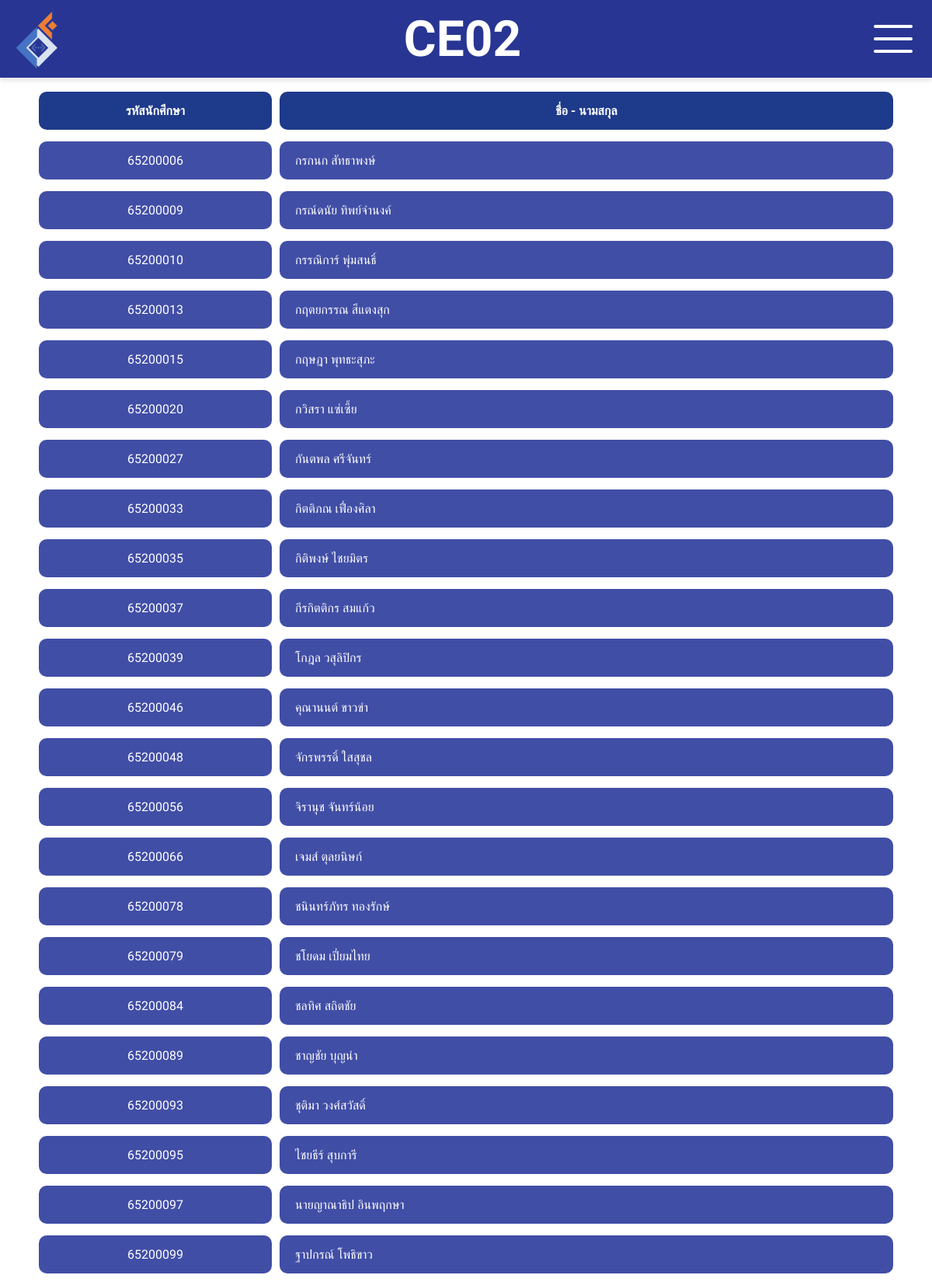
The app's page /students/ce03/ (upper part) with its own data.
### app_students/models.py (models this page shows, shortened)
class GoogleSheetData(models.Model):
    D = models.IntegerField()
    email = models.EmailField()
    years = models.IntegerField(null=True, blank=True)
    student_id = models.CharField(max_length=255)
    title = models.CharField(max_length=255)
    name = models.CharField(max_length=255)
    nickname = models.CharField(max_length=255)
    gender = models.CharField(max_length=255)
    phone = models.CharField(max_length=255)

### app_students/views.py (the view)
# urls.py: path('ce03/', views.ce03s, name='ce03s'),
def ce03s(request):
    ce03s = GoogleSheetData.objects.all()
    return render(request, 'app_students/ce03s.html',{'ce03s':ce03s})

### app_students/templates/app_students/ce03s.html (shortened to what this page needs)
{% load static %}
{% block content %}
<div style="height: 30px; width: 100%"></div>
<nav class="navbar">
  <div class="logo">
    <a href="{% url 'home' %}">
      <img src="{% static 'img/picture/Logo_ce.png' %}" alt="CE Logo" />
    </a>
  </div>
  <div class="">
    <a href="{% url 'home' %}" style="color: white; text-decoration: none;">CE02</a>
  </div>
  <div class="hamburger" onclick="toggleMenu()">
    <div></div>
    <div></div>
    <div></div>
  </div>
</nav>
<h1
  style="
    text-align: center;
    color: #ffff;
    margin-bottom: 20px;
    font-family: 'Sarabun', sans-serif;
  "
>
</h1>
<div
  style="
    width: 100%;
    margin: auto;
    padding: 30px;
    font-family: 'Sarabun', sans-serif;
  "
>
  <div style="display: flex; padding: 0px 20px; gap: 10px">
    <div
      style="
        display: inline-block;
        background: #1e3a8a;
        color: white;
        padding: 15px 20px;
        border-radius: 10px;
        width: 300px;
        font-weight: bold;
        text-align: center;
      "
    >
      รหัสนักศึกษา
    </div>
    <div
      style="
        flex: 1;
        text-align: center;
        background: #1e3a8a;
        color: white;
        padding: 15px 20px;
        border-radius: 10px;
        font-weight: bold;
      "
    >
      ชื่อ - นามสกุล
    </div>
  </div>
  <div style="border-radius: 0 0 10px 10px">
    {% for item in ce03s %}
    {% if item.years == 3 %}
    <div style="display: flex; margin: 15px 20px; gap: 10px">
      <div
        style="
          display: inline-block;
          background: #414ea6;
          color: white;
          padding: 15px 20px;
          border-radius: 10px;
          width: 300px;
          text-align: center;
        "
      >
        <a
          href="#"
          onclick="event.preventDefault(); showPopup('{{ item.student_id }}', '{{ item.name }}', '{{ item.gender }}', '{{ item.email }}', '{{ item.nickname }}', '{{ item.phone }}', '{{ item.years }}')"
          style="color: white; text-decoration: none"
        >
          {{ item.student_id }}
        </a>
      </div>
      <div
        style="
          flex: 1;
          background: #414ea6;
          color: white;
          padding: 15px 20px;
          border-radius: 10px;
        "
      >
        <a
          href="#"
          onclick="event.preventDefault(); showPopup('{{ item.student_id }}', '{{ item.name }}', '{{ item.gender }}', '{{ item.email }}', '{{ item.nickname }}', '{{ item.phone }}', '{{ item.years }}')"
          style="color: white; text-decoration: none"
        >
          {{ item.name }}
        </a>
      </div>
    </div>
    {% endif %}
    {% empty %}
    <div style="padding: 20px; text-align: center; color: red;">
      ไม่พบนักศึกษาชั้นปีที่ 3
    </div>
    {% endfor %}
  </div>
</div>
{% endblock content %}

### app_students/templates/app_students/ce03s.html (style rules this page uses)
* { margin: 0; padding: 0; box-sizing: border-box; }
.navbar { position: fixed; top: 0; width: 100%; display: flex; justify-content: space-between; gap: 10px; align-items: center; color: white; font-size: 64px; font-weight: 700; background-color: #283593; padding: 10px 0; height: 100px; z-index: 999; box-shadow: 0 4px 6px rgba(0, 0, 0, 0.1); }
.navbar a { color: white; text-decoration: none; }
.logo { padding: 0 0 0 10px; }
.logo a img { object-fit: cover; height: 80px; }
.hamburger { width: 100px; padding: 10px; display: flex; flex-direction: column; justify-content: center; align-items: center; cursor: pointer; }
.hamburger div { border-radius: 100vw; width: 50px; height: 4px; background-color: white; margin: 6px 0; }
body, h1, div, p, a, span { font-family: "Sarabun", sans-serif; }

### records on screen
GoogleSheetData: student_id "65200006", name "กรกนก สัทธาพงษ์"
GoogleSheetData: student_id "65200009", name "กรณ์ดนัย ทิพย์จำนงค์"
GoogleSheetData: student_id "65200010", name "กรรณิการ์ พุ่มสนธิ์"
GoogleSheetData: student_id "65200013", name "กฤตยกรรณ สีแตงสุก"
GoogleSheetData: student_id "65200015", name "กฤษฎา พุทธะสุภะ"
GoogleSheetData: student_id "65200020", name "กวิสรา แซ่เซี้ย"
GoogleSheetData: student_id "65200027", name "กันตพล ศรีจันทร์"
GoogleSheetData: student_id "65200033", name "กิตติภณ เฟื่องศิลา"
GoogleSheetData: student_id "65200035", name "กิติพงษ์ ไชยมิตร"
GoogleSheetData: student_id "65200037", name "กีรกิตติกร สมแก้ว"
GoogleSheetData: student_id "65200039", name "โกฎล วสุลิปิกร"
GoogleSheetData: student_id "65200046", name "คุณานนต์ ขาวขำ"
GoogleSheetData: student_id "65200048", name "จักรพรรดิ์ ใสสุชล"
GoogleSheetData: student_id "65200056", name "จิรานุช จันทร์น้อย"
GoogleSheetData: student_id "65200066", name "เจมส์ ตุลยนิษก์"
GoogleSheetData: student_id "65200078", name "ชนินทร์ภัทร ทองรักษ์"
GoogleSheetData: student_id "65200079", name "ชโยดม เปี่ยมไทย"
GoogleSheetData: student_id "65200084", name "ชลทิศ สถิตชัย"
GoogleSheetData: student_id "65200089", name "ชาญชัย บุญนำ"
GoogleSheetData: student_id "65200093", name "ชุติมา วงศ์สวัสดิ์"
GoogleSheetData: student_id "65200095", name "ไชยธีร์ สุบการี"
GoogleSheetData: student_id "65200097", name "นายญาณาธิป อินพฤกษา"
GoogleSheetData: student_id "65200099", name "ฐาปกรณ์ โพธิขาว"
